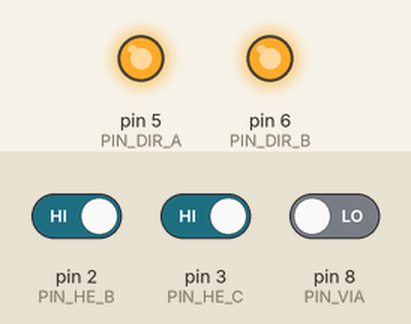
Simulated run of this sketch. Board: Arduino Uno, built with avr-gcc and run on an emulated ATmega328P. Shown: output pins drawn as LEDs (lit = HIGH). Inputs (shaded band) come from the test bench; at power-on: pin 2 (PIN_HE_B) HIGH, pin 3 (PIN_HE_C) HIGH, pin 8 (PIN_VIA) LOW. Pins used as bus, display or sensor lines are not drawn; what the sketch prints to the serial monitor is not drawn.

Above: at 0.1 s.
At 11.2 s:
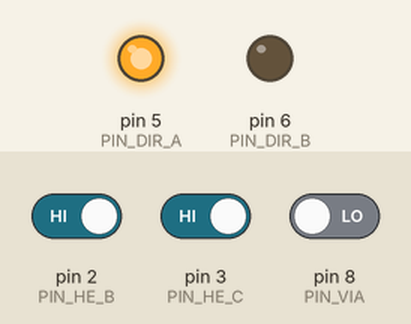
11.3 s: pin 2 (PIN_HE_B) driven LOW
12.8 s: pin 3 (PIN_HE_C) driven LOW
14.3 s: pin 8 (PIN_VIA) driven HIGH
At 16.44 s:
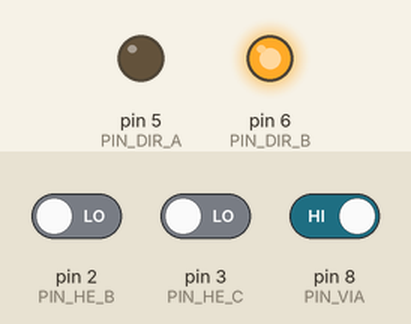
20.3 s: pin 3 (PIN_HE_C) driven LOW and pin 8 (PIN_VIA) driven LOW
Timing chart, 0 to 23.6 s (numbered marks = the images above; inputs shaded):
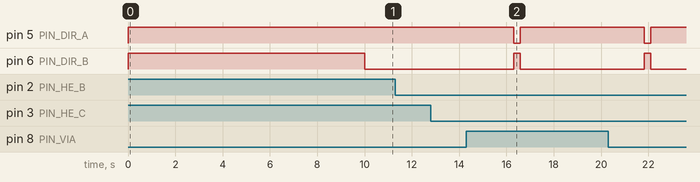

The sketch:

mae412_group5_vb_arduino.ino
```cpp
 /********************************************
 *  mae412_group5_vb_arduino.ino
 *  Description: code for arduino mounted on
 *  vector board.
 *
 *  Authors: Jacob Beyer, Vikash Modi, Jae Yoon
 *
 *
 ********************************************/


 // PINOUTS
 // Physical pin  | Arduino pin number    | Function
 // 27              A4 (ESP 8)              SDA (i2c) Vector board I/O 13, purple
 // 28              A5 (ESP 9)              SCL (i2c) Vector board I/O 14, dark blue

 // 16              10                      Serial Rx (ACIA)
 // 17              11                      Serial Tx (ACIA)

 // 11              5                       Switch Direction A
 // 12              6                       Switch Direction B
 // 13              7                       Switch Trigger

 // 4               2                       Hall Effect B Input
 // 5               3                       Hall Effect C Input

 // 14              8                       VIA

#define PIN_Rx          10
#define PIN_Tx          11
#define PIN_DIR_A       5
#define PIN_DIR_B       6
#define PIN_SWITCH_TRIG 7
#define PIN_HE_B        2
#define PIN_HE_C        3

#define PIN_VIA         8

/********************************************
 Timer Things (mostly from docs)
*********************************************/
// DO NOT TOUCH
// These define's must be placed at the beginning before #include "TimerInterrupt.h"
// _TIMERINTERRUPT_LOGLEVEL_ from 0 to 4
// Don't define _TIMERINTERRUPT_LOGLEVEL_ > 0. Only for special ISR debugging only. Can hang the system.
#define TIMER_INTERRUPT_DEBUG         0
#define _TIMERINTERRUPT_LOGLEVEL_     0
#define USE_TIMER_1     true
// To be included only in main(), .ino with setup() to avoid `Multiple Definitions` Linker Error
#include "TimerInterrupt.h"
// To be included only in main(), .ino with setup() to avoid `Multiple Definitions` Linker Error
#include "ISR_Timer.h"

// Select the timers you're using, here ITimer1
#define USE_TIMER_1     true
// end DO NOT TOUCH


#include <Wire.h>
#include <SoftwareSerial.h>

// straight_turnout = top switch straight, bottom switch turnout
// turnout_straight = top switch turnout, bottom switch straight
// where top = 1,2; bottom = 3,4 in diagram

typedef enum switch_direction {
  DIR_straight_turnout = HIGH,
  DIR_turnout_straight = LOW,
};

// FSM states
typedef enum State_VB {
  STATE_nominal,
  STATE_delay,
  STATE_throw_to_inverse,
  STATE_inverse,
  STATE_throw_to_nominal,
  num_state,
};


/********************************************
  Global Variables
*********************************************/

// Switch directions
switch_direction a_direction = DIR_straight_turnout;
switch_direction b_direction = DIR_turnout_straight;

// Hall effect flags
bool hall_b_tripped = false;
bool hall_c_tripped = false;
int16_t hall_b_debounce_count = 0;
int16_t hall_c_debounce_count = 0;
const uint16_t hall_debounce_saturate = 8;

// Comms to ESP
SoftwareSerial aciaSerial(PIN_Rx, PIN_Tx); // RX, TX
bool VB_train_available;

bool acia_first_comms = true;

// Mealy machine: throw switches on transitions between states
State_VB last_state = STATE_nominal;
State_VB curr_state = STATE_nominal;
State_VB next_state = STATE_nominal;

// counters
volatile uint16_t counter_100_hz = 0;             // counts 10Hz timer increments
volatile bool counter_new_val_available = false;  // asserted in timer ISR to tell loop that new counter is ready

volatile uint16_t delay_counter = 0;       // hardcoded delay between hall B trigger and switch to inverse
uint16_t delay_counter_max = 500; // hundredths of a second

volatile uint16_t throw_delay_counter = 0;     // short delay to power relay coils long enough to throw switch
uint16_t throw_delay_counter_max = 25; // hundredths of a second, x10 = milliseconds


/********************************************
  Interrupt Handlers
*********************************************/

// highest-frequency clock
#define TIMER_FREQ_HZ 100.0
void HighFrequencyTimerHandler()
{
  // Doing something here inside ISR
  counter_new_val_available = true;
  counter_100_hz++;

  // hardcoded delay between hall B trigger and switch to inverse
  if (curr_state == STATE_delay) {
    delay_counter++;
  }
  else {
    delay_counter = 0;
  }

  // short delay to power relay coils long enough to throw switch
  if (curr_state == STATE_throw_to_inverse || curr_state == STATE_throw_to_nominal) {
    throw_delay_counter++;
  }
  else {
    throw_delay_counter = 0;
  }
}

void VIA_handler() {
  VB_train_available = true;
  Serial.println("Hit VIA Handler, VB Train now available");
}


void I2C_handler() {
  byte TxByte = 0;
  TxByte |= (byte)VB_train_available;
  Wire.write(TxByte);
  // TESTING
  // Serial.println("Sent : " + String(TxByte));
  // VB_train_available = !VB_train_available;
}

#define BIT_VBTA (0x01) // bit 1: vector board says train available
#define TRAIN_NUM 5
void ACIA_handler() {
  if (acia_first_comms) {
    acia_first_comms = false;
    return;
  }
  noInterrupts();
  VB_train_available = true;
  int watchdog = 0;
  while (aciaSerial.available()) {
    watchdog++;
    char RxByte = aciaSerial.read();
    Serial.println("Got ACIA Data: " + String(RxByte));
    if (watchdog == 100) {
      break;
    }
  }
  // VB_train_available = false;
  // if (RxByte != -1) {
  //   VB_train_available = RxByte == TRAIN_NUM;
  // }
  interrupts();
}


void hall_b_handler() {
  if (!digitalRead(PIN_HE_B)){
    hall_b_debounce_count++;
    if (hall_b_debounce_count >= hall_debounce_saturate) {
      hall_b_debounce_count = hall_debounce_saturate;
    }
    if (hall_b_debounce_count >= hall_debounce_saturate/2 + 1 ) { // +1 hysteresis
      Serial.println("Hall B tripped!");
      hall_b_tripped = true;
    }
  }
  else {
    hall_b_debounce_count--;
    if (hall_b_debounce_count <= 0) {
      hall_b_debounce_count = 0;
    }
    if (hall_b_debounce_count <= hall_debounce_saturate/2 - 1) { // -1 hysteresis
      hall_b_tripped = false;
    }
  }
}

void hall_c_handler() {
  if (!digitalRead(PIN_HE_C)){
    hall_c_debounce_count++;
    if (hall_c_debounce_count >= hall_debounce_saturate) {
      hall_c_debounce_count = hall_debounce_saturate;
    }
    if (hall_c_debounce_count >= hall_debounce_saturate/2 + 1 ) { // +1 hysteresis
      Serial.println("Hall C tripped!");
      hall_c_tripped = true;
      VB_train_available = false;
      // delay(20000);
    }
  }
  else {
    hall_c_debounce_count--;
    if (hall_c_debounce_count <= 0) {
      hall_c_debounce_count = 0;
    }
    if (hall_c_debounce_count <= hall_debounce_saturate/2 - 1) { // -1 hysteresis
      hall_c_tripped = false;
    }
  }
}


/********************************************
  Helper Functions
*********************************************/
void start_throw_switches() {
  digitalWrite(PIN_DIR_A, a_direction);
  digitalWrite(PIN_DIR_B, b_direction);

  delay(10);

  // relays active low
  digitalWrite(PIN_SWITCH_TRIG, LOW);

  // testing only
  Serial.println("Starting to throw...");
  Serial.println("A switches: " + String(a_direction));
  Serial.println("B switches: " + String(b_direction));
}
void stop_throw_switches() {
  // relays active low
  digitalWrite(PIN_SWITCH_TRIG, HIGH);
  Serial.println("Stopping throw!");
}

// compute state machine
void update_state() {
  // default condition: keep current state so we don't throw switches by accident
  next_state = curr_state;

  // compute next state
  switch (curr_state) {
    case STATE_nominal:
      if (hall_b_tripped) {
        next_state = STATE_delay;
      }
      break;
    case STATE_delay:
      if (delay_counter >= delay_counter_max) {
        next_state = STATE_throw_to_inverse;
      }
      break;
    case STATE_throw_to_inverse:
      if (throw_delay_counter >= throw_delay_counter_max) {
        next_state = STATE_inverse;
      }
      break;
    case STATE_inverse:
      if (hall_c_tripped) {
        next_state = STATE_throw_to_nominal;
      }
      break;
    case STATE_throw_to_nominal:
      if (throw_delay_counter >= throw_delay_counter_max) {
        next_state = STATE_nominal;
      }
      break;
  }

  last_state = curr_state;
  curr_state = next_state;

  if (curr_state - last_state != 0) {
    String state_string = curr_state == STATE_nominal ? "nominal" :
                          curr_state == STATE_delay ? "delay" :
                          curr_state == STATE_throw_to_inverse ? "throw to inverse" :
                          curr_state == STATE_inverse ? "inverse" :
                          curr_state == STATE_throw_to_nominal ? "throw to nominal" : "bad state";
    Serial.println("==================\n NEW STATE: \n\t" + state_string + "\n==================\n");
  }

  // output logic, output on transition (Mealy)

  // always keep track of which direction to throw switches
  switch (curr_state) {
    case STATE_nominal:
    case STATE_throw_to_nominal:
      a_direction = DIR_straight_turnout;
      b_direction = DIR_turnout_straight;
      break;
    case STATE_inverse:
    case STATE_throw_to_inverse:
    case STATE_delay:
      a_direction = DIR_turnout_straight;
      b_direction = DIR_straight_turnout;
      break;
  }

  // start throwing switches on transition to throw states
  if ( (curr_state == STATE_throw_to_inverse && last_state == STATE_delay)
    || (curr_state == STATE_throw_to_nominal && last_state == STATE_inverse)) {
    start_throw_switches();
  }
  // stop throwing switches on transition away from throw states
  if ( (last_state == STATE_throw_to_inverse && curr_state == STATE_inverse)
    || (last_state == STATE_throw_to_nominal && curr_state == STATE_nominal)) {
    stop_throw_switches();
  }

}


void setup() {
  pinMode(PIN_Rx, INPUT);
  pinMode(PIN_Tx, OUTPUT);

  pinMode(PIN_DIR_A, OUTPUT);
  pinMode(PIN_DIR_B, OUTPUT);
  pinMode(PIN_SWITCH_TRIG, OUTPUT);

  // start high
  digitalWrite(PIN_DIR_A, HIGH);
  digitalWrite(PIN_DIR_B, HIGH);
  digitalWrite(PIN_SWITCH_TRIG, HIGH);

  pinMode(PIN_HE_B, INPUT);
  pinMode(PIN_HE_C, INPUT);
  pinMode(PIN_VIA, INPUT);


  Serial.begin(115200);
  aciaSerial.begin(9600);
  Wire.begin(0x87);
  Wire.onRequest(I2C_handler);

  Serial.println("Startup routine, waiting 10 seconds");
  delay(10000);
  Serial.println("Throwing switches to default state");
  start_throw_switches();
  delay(15);
  stop_throw_switches();
  Serial.println("Switches reset!");


  ITimer1.init();
  // Frequency in float Hz
  if (!ITimer1.attachInterrupt(TIMER_FREQ_HZ, HighFrequencyTimerHandler)) {
  //  won't start if timer fails to init
    while (true) {
      start_throw_switches();
      delay(50);
      stop_throw_switches();
      delay(1000);
    }
  }
  VB_train_available = false;

}

void loop() {
  // constantly read hall effects
  hall_b_handler();
  hall_c_handler();

  if (digitalRead(PIN_VIA)) {
    VIA_handler();
  }
  else {
    VB_train_available = false;
  }

  // handle base counter
  if (counter_new_val_available) {
    if (counter_100_hz % 500 == 0) {
      Serial.println(".");
    }
    counter_new_val_available = false;  // clear flag!!!!
    update_state(); // also throws switches as needed
  }

}
```
